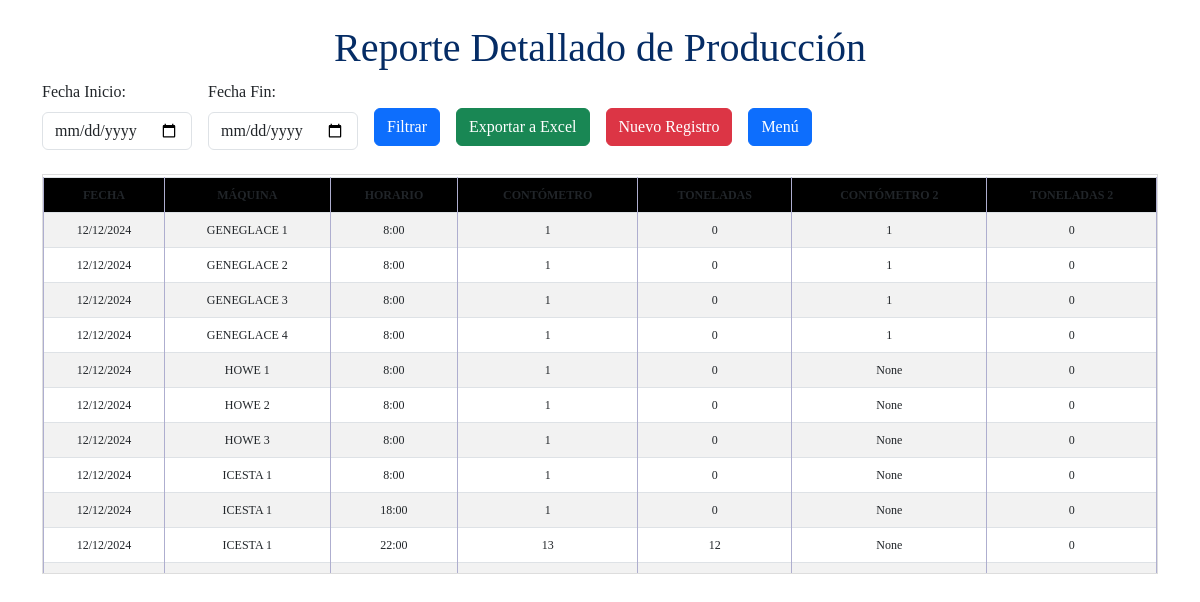
/reporte-toneladas/, run on the app's committed database.
### myapp/models.py (models this page shows, shortened)
class RegistroMaquinas(models.Model):
    MAQUINA_DE_FREON = [
        ('ICESTA 1','ICESTA 1'),
        ('ICESTA 2','ICESTA 2'),
        ('ICESTA 3','ICESTA 3'),
        ('ICESTA 4','ICESTA 4'),
        ('ICESTA 5','ICESTA 5'),
        ('ICESTA 6','ICESTA 6'),
        ('ICESTA 7','ICESTA 7'),
        ('ICESTA 8','ICESTA 8'),
        ('ICESTA 9','ICESTA 9'),
        ('ICESTA 10','ICESTA 10'),
        ('ICESTA 11','ICESTA 11'),
        ('ICESTA 12','ICESTA 12'),
        ('ICESTA 13','ICESTA 13'),
        ('ICESTA 14','ICESTA 14'),
        ('ICESTA 15','ICESTA 15'),
        ('ICESTA 16','ICESTA 16'),
        ('ICESTA 17','ICESTA 17'),
        ('ICESTA 18','ICESTA 18'),
        ('ICESTA 19','ICESTA 19'),
        ('ICESTA 20','ICESTA 20'),
        ('HOWE 1','HOWE 1'),
        ('HOWE 2','HOWE 2'),
        ('HOWE 3','HOWE 3'),
        ('GENEGLACE 1','GENEGLACE 1'),
        ('GENEGLACE 2','GENEGLACE 2'),
        ('GENEGLACE 3','GENEGLACE 3'),
        ('GENEGLACE 4','GENEGLACE 4'),
        ('CHILLER','CHILLER'),
    ]
    HORARIO =[
        ('8:00','8:00'),
        ('18:00','18:00'),
        ('22:00','22:00'),
    ]
    MOT_PARADA = [
        ('NINGUNO', 'NINGUNO'),
        ('SILO LLENO', 'SILO LLENO'),
        ('VOLTAJE ALTO', 'VOLTAJE ALTO'),
        ('FALLA ELÉCTRICA', 'FALLA ELÉCTRICA'),
        ('FALLA MECÁNICA', 'FALLA MECÁNICA'),
        ('FALLA REFRIGERACION', 'FALLA REFRIGERACION'),
        ('MTTO. PLANIFICADO', 'MTTO. PLANIFICADO'),
        ('CORTE DE ENERGÍA', 'CORTE DE ENERGÍA'),
        ('REPARACIÓN DE BAZUCA', 'REPARACIÓN DE BAZUCA'),
    ]
    FECHA = models.DateField(auto_now_add=True)
    HORA = models.TimeField(auto_now_add=True)
    MAQUINA_DE_FREON = models.CharField(max_length=20, choices=MAQUINA_DE_FREON, default='ICESTA 1')
    HORARIO = models.CharField(max_length=20, choices=HORARIO, default="8:00")
    TEMPERATURA_DE_AGUA_DE_INGRESO = models.PositiveIntegerField()
    TEMPERATURA_DE_AGUA_DE_TINA = models.PositiveIntegerField()
    SALINIDAD_DE_AGUA_EN_TINA = models.PositiveIntegerField()
    PRESION_BAJA_PSIG = models.PositiveIntegerField()
    CORRIENTE = models.PositiveIntegerField()
    VOLTAJE = models.PositiveIntegerField()
    CONTOMETRO_1 = models.PositiveIntegerField(null=True,blank=True)
    CONTOMETRO_2 = models.PositiveIntegerField(null=True,blank=True)
    MOTIVO_DE_PARADA = models.CharField(max_length=25, choices=MOT_PARADA, default='NINGUNO')
    HORAS_DE_PARADA=models.PositiveIntegerField(null=True,blank=True)
    class Meta:
        constraints = [
            models.UniqueConstraint(fields=['MAQUINA_DE_FREON', 'FECHA', 'HORARIO'], name='unique_MAQUINA_DE_FREON_per_day')
        ]

### myapp/views.py (the view, shortened to what this page needs)
# urls.py: path('reporte-toneladas/', views.reporte_detallado, name='reporte_detallado'),
def reporte_detallado(request):
    fecha_inicio = request.GET.get('fecha_inicio')
    fecha_fin = request.GET.get('fecha_fin')
    if fecha_inicio and fecha_fin:
        registros = RegistroMaquinas.objects.filter(FECHA__range=[fecha_inicio, fecha_fin])
    else:
        registros = RegistroMaquinas.objects.all()
    registros = registros.annotate(
        horario_ordenado=Cast('HORARIO', TimeField())
    ).order_by('FECHA', 'MAQUINA_DE_FREON', 'horario_ordenado')
    reporte = []
    ultimo_contometro = None
    ultimo_contometro2 = None
    ultima_maquina = None  # Para identificar cambios de máquina
    for registro in registros:
        if registro.MAQUINA_DE_FREON!='CHILLER':
            if ultimo_contometro is not None and registro.MAQUINA_DE_FREON == ultima_maquina:
                tonelada = registro.CONTOMETRO_1 - ultimo_contometro
            else:
                tonelada = 0  # La primera entrada de una máquina no tiene cálculo
            if ultimo_contometro2 is not None and registro.MAQUINA_DE_FREON == ultima_maquina:
                tonelada2 = registro.CONTOMETRO_2 - ultimo_contometro2
            else:
                tonelada2 = 0
            reporte.append({
                'fecha': registro.FECHA,
                'maquina': registro.MAQUINA_DE_FREON,
                'hora': registro.HORARIO,
                'contometro': registro.CONTOMETRO_1,
                'contometro2': registro.CONTOMETRO_2,
                'tonelada': tonelada,
                'tonelada2': tonelada2,
            })
        ultimo_contometro = registro.CONTOMETRO_1
        ultimo_contometro2 = registro.CONTOMETRO_2
        ultima_maquina = registro.MAQUINA_DE_FREON
    for item in reporte:
        if not RegistroContometro.objects.filter(
            FECHA=item['fecha'],
            MAQUINA=item['maquina'],
            HORARIO=item['hora']
        ).exists():
            RegistroContometro.objects.create(
                FECHA=item['fecha'],
                MAQUINA=item['maquina'],
                HORARIO=item['hora'],
                CONTOMETRO=item['contometro'],
                CONTOMETRO2=item['contometro2'],
                TONELADA=item['tonelada'],
                TONELADA2=item['tonelada2'],
            )
    return render(request, 'mi_app/reporte_detallado.html', {'reporte': reporte})

### myapp/templates/mi_app/reporte_detallado.html (shortened to what this page needs)
{% load static %}
<!DOCTYPE html>
<html lang="en">
<head>
    <link href="https://cdn.jsdelivr.net/npm/bootstrap@5.3.0-alpha1/dist/css/bootstrap.min.css" rel="stylesheet">
    <link rel="stylesheet" href="{% static 'visu.css' %}">
</head>
<body>
    <div class="container mt-4">
        <div class="text-center">
            <h1 class="text-primary-emphasis">Reporte Detallado de Producción</h1>
        </div>
        <form method="GET" action="{% url 'reporte_detallado' %}" class="row g-3 align-items-center mb-4">
            <div class="col-auto">
                <label for="fecha_inicio" class="form-label">Fecha Inicio:</label>
                <input type="date" id="fecha_inicio" name="fecha_inicio" class="form-control" value="{{ request.GET.fecha_inicio }}">
            </div>
            <div class="col-auto">
                <label for="fecha_fin" class="form-label">Fecha Fin:</label>
                <input type="date" id="fecha_fin" name="fecha_fin" class="form-control" value="{{ request.GET.fecha_fin }}">
            </div>
            <div class="col-auto">
                <button type="submit" class="btn btn-primary mt-4">Filtrar</button>
            </div>
            <div class="col-auto">
                <button type="submit" name="exportar" value="excel" class="btn btn-success mt-4">Exportar a Excel</button>
            </div>
            <div class="col-auto">
                <a href="{% url 'registro_maquinas' %}"><button type="button" class="btn btn-danger mt-4">Nuevo Registro</button></a>
            </div>
            <div class="col-auto">
                <a href="{% url 'registro_list' %}"><button type="button" class="btn btn-primary mt-4">Menú</button></a>
            </div>
        </form>
    <div style="max-height: 400px; overflow-y: auto; border: 1px solid #ddd;">
        <table class="table table-bordered table-striped">
            <thead>
                <tr>
                    <th>FECHA</th>
                    <th>MÁQUINA</th>
                    <th>HORARIO</th>
                    <th>CONTÓMETRO</th>
                    <th>TONELADAS</th>
                    <th>CONTÓMETRO 2</th>
                    <th>TONELADAS 2</th>
                </tr>
            </thead>
            <tbody>
                {% for registro in reporte %}
                    <tr>
                        <td>{{ registro.fecha|date:"d/m/Y" }}</td>
                        <td>{{ registro.maquina }}</td>
                        <td>{{ registro.hora }}</td>
                        <td>{{ registro.contometro }}</td>
                        <td>{{ registro.tonelada }}</td>
                        <td>{{ registro.contometro2 }}</td>
                        <td>{{ registro.tonelada2 }}</td>
                    </tr>
                {% empty %}
                    <tr>
                        <td colspan="9" class="text-center">No hay registros disponibles.</td>
                    </tr>
                {% endfor %}
            </tbody>
        </table>
    </div>
    </div>
</body>
</html>

### myapp/static/visu.css (style rules this page uses)
body { font-family: 'Times New Roman', Times, serif; margin: 20; background-color: #FFFFFF; }
table { margin: 2px auto; width: 100%; border-collapse: collapse; }
th,td { border: 1px solid rgb(174, 174, 207); padding: 1rem; text-align: center; font-size: 12px; vertical-align: middle; }
thead { background-color: rgb(0, 0, 0); color: rgb(255, 255, 255); font-size: 68%; text-align: center; }

### myapp/templates/mi_app/reporte_detallado.html (style rules this page uses)
div[style*="max-height"] { position: relative; }
.table thead th { position: sticky; top: 0; background-color: #000000; z-index: 2; }

### data on the page
RegistroMaquinas: fecha "12/12/2024", maquina "GENEGLACE 1", hora "8:00"
RegistroMaquinas: fecha "12/12/2024", maquina "GENEGLACE 2", hora "8:00"
RegistroMaquinas: fecha "12/12/2024", maquina "GENEGLACE 3", hora "8:00"
RegistroMaquinas: fecha "12/12/2024", maquina "GENEGLACE 4", hora "8:00"
RegistroMaquinas: fecha "12/12/2024", maquina "HOWE 1", hora "8:00"
RegistroMaquinas: fecha "12/12/2024", maquina "HOWE 2", hora "8:00"
RegistroMaquinas: fecha "12/12/2024", maquina "HOWE 3", hora "8:00"
RegistroMaquinas: fecha "12/12/2024", maquina "ICESTA 1", hora "8:00"
RegistroMaquinas: fecha "12/12/2024", maquina "ICESTA 1", hora "18:00"
RegistroMaquinas: fecha "12/12/2024", maquina "ICESTA 1", hora "22:00"

### other printed values
{{ registro.contometro }} "1" "1" "1" "1" "1" "1" "1" "1" "1" "13"
{{ registro.tonelada }} "0" "0" "0" "0" "0" "0" "0" "0" "0" "12"
{{ registro.contometro2 }} "1" "1" "1" "1" "None" "None" "None" "None" "None" "None"
{{ registro.tonelada2 }} "0" "0" "0" "0" "0" "0" "0" "0" "0" "0"
